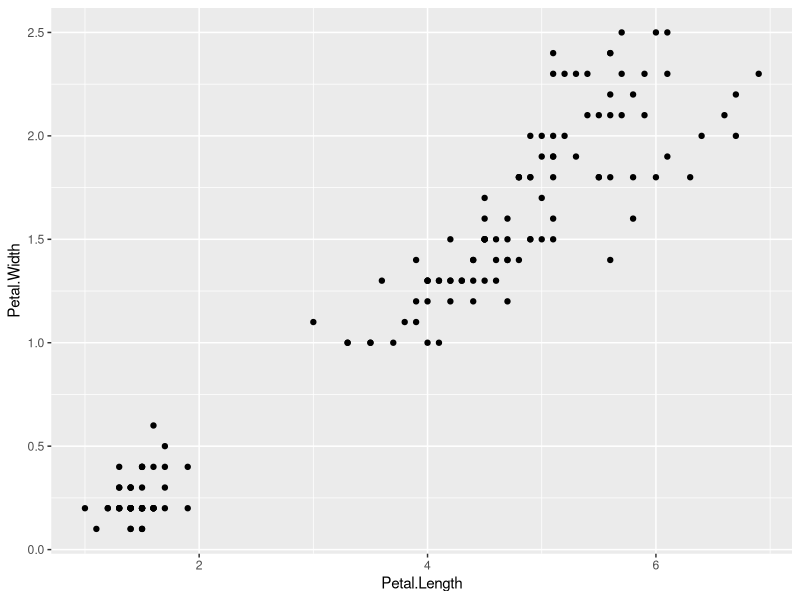

Reproduce this figure in R.
#ggplot2 패키지 설치
#install.packages('ggplot2') # 처음 install시 최초 1회만 실행

#ggplot2 불러오기
library(ggplot2) # 각 파일에서 사용할때마다 로드 필요
ggplot(data = iris, aes(x = Petal.Length, y = Petal.Width)) + geom_point()